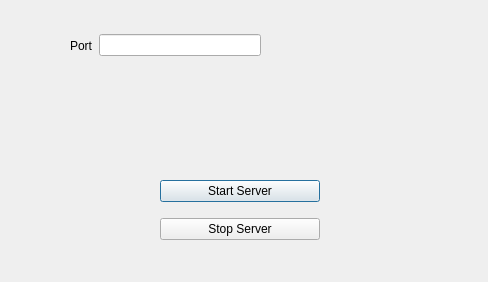
<?xml version="1.0" encoding="UTF-8"?>
<ui version="4.0">
 <class>Dialog</class>
 <widget class="QDialog" name="Dialog">
  <property name="geometry">
   <rect>
    <x>0</x>
    <y>0</y>
    <width>488</width>
    <height>282</height>
   </rect>
  </property>
  <property name="windowTitle">
   <string>Pentago Server</string>
  </property>
  <widget class="QWidget" name="verticalLayoutWidget">
   <property name="geometry">
    <rect>
     <x>160</x>
     <y>170</y>
     <width>160</width>
     <height>80</height>
    </rect>
   </property>
   <layout class="QVBoxLayout" name="verticalLayout">
    <item>
     <widget class="QPushButton" name="startButton">
      <property name="text">
       <string>Start Server</string>
      </property>
     </widget>
    </item>
    <item>
     <widget class="QPushButton" name="stopButton">
      <property name="text">
       <string>Stop Server</string>
      </property>
     </widget>
    </item>
   </layout>
  </widget>
  <widget class="QWidget" name="horizontalLayoutWidget">
   <property name="geometry">
    <rect>
     <x>70</x>
     <y>30</y>
     <width>191</width>
     <height>31</height>
    </rect>
   </property>
   <layout class="QHBoxLayout" name="horizontalLayout_2">
    <item>
     <widget class="QLabel" name="label">
      <property name="text">
       <string>Port</string>
      </property>
     </widget>
    </item>
    <item>
     <widget class="QLineEdit" name="portText"/>
    </item>
   </layout>
  </widget>
 </widget>
 <resources/>
 <connections>
  <connection>
   <sender>startButton</sender>
   <signal>clicked()</signal>
   <receiver>Dialog</receiver>
   <slot>startServer()</slot>
   <hints>
    <hint type="sourcelabel">
     <x>263</x>
     <y>179</y>
    </hint>
    <hint type="destinationlabel">
     <x>96</x>
     <y>177</y>
    </hint>
   </hints>
  </connection>
  <connection>
   <sender>stopButton</sender>
   <signal>clicked()</signal>
   <receiver>Dialog</receiver>
   <slot>stopServer()</slot>
   <hints>
    <hint type="sourcelabel">
     <x>233</x>
     <y>221</y>
    </hint>
    <hint type="destinationlabel">
     <x>77</x>
     <y>242</y>
    </hint>
   </hints>
  </connection>
 </connections>
 <slots>
  <slot>startServer()</slot>
  <slot>stopServer()</slot>
 </slots>
</ui>
